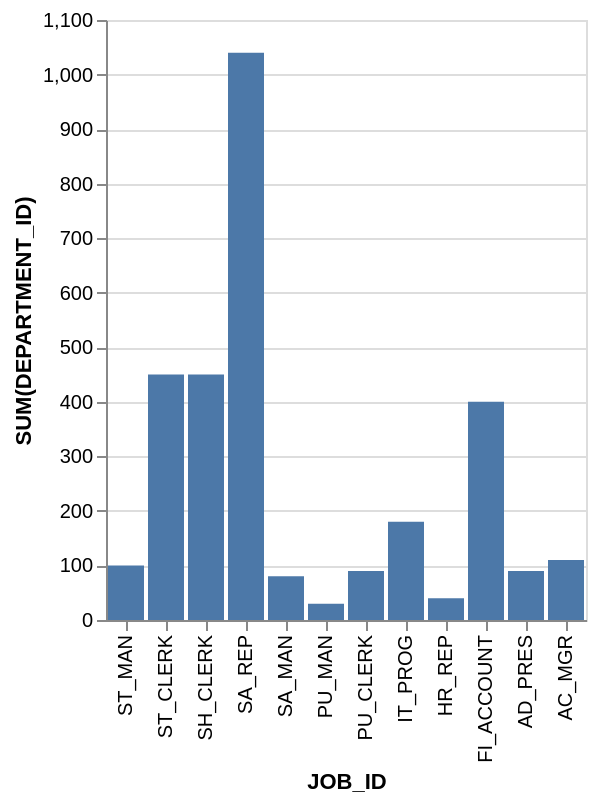

Express this chart as Vega-Lite.
### Vega-Lite specification from a JSON file in a GitHub repository (floating-point values rounded to 4 significant figures)
{"data": {"values": [{"x_data": "AC_MGR", "y_data": 110}, {"x_data": "AD_PRES", "y_data": 90}, {"x_data": "FI_ACCOUNT", "y_data": 400}, {"x_data": "HR_REP", "y_data": 40}, {"x_data": "IT_PROG", "y_data": 180}, {"x_data": "PU_CLERK", "y_data": 90}, {"x_data": "PU_MAN", "y_data": 30}, {"x_data": "SA_MAN", "y_data": 80}, {"x_data": "SA_REP", "y_data": 1040}, {"x_data": "SH_CLERK", "y_data": 450}, {"x_data": "ST_CLERK", "y_data": 450}, {"x_data": "ST_MAN", "y_data": 100}]}, "mark": "bar", "encoding": {"x": {"field": "x_data", "type": "nominal", "title": "JOB_ID", "sort": "descending"}, "y": {"field": "y_data", "type": "quantitative", "title": "SUM(DEPARTMENT_ID)"}}}
